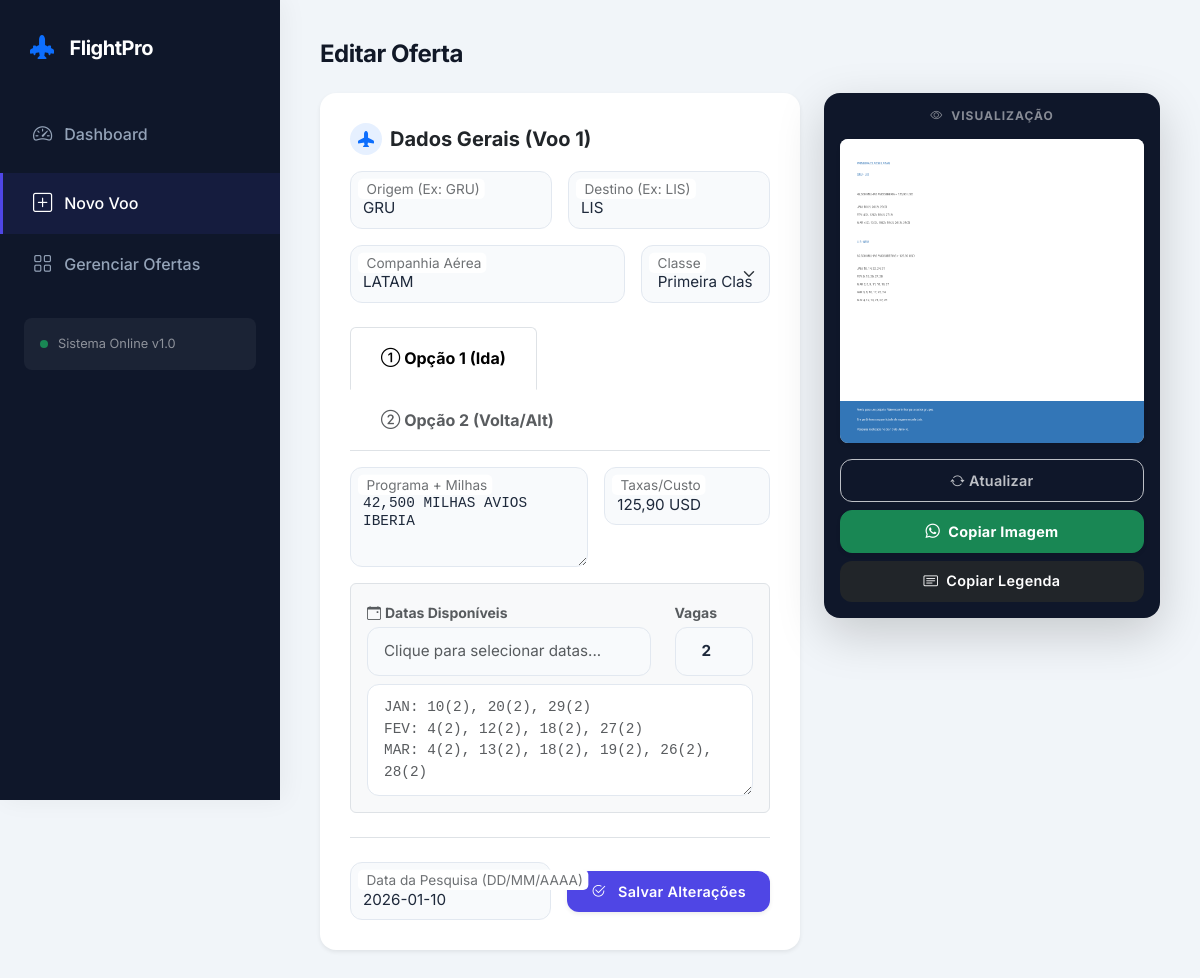
Page /edit/10 (signed in) on the committed database.
### tables this page shows
CREATE TABLE searches (
            id INTEGER PRIMARY KEY AUTOINCREMENT,
            origin TEXT,
            destination TEXT,
            available_dates TEXT,
            program TEXT,
            operator TEXT,
            flight_type TEXT,
            cost REAL,
            search_date TEXT,
            image_path TEXT
        , program_1 TEXT, cost_1 REAL, dates_1 TEXT, program_2 TEXT, cost_2 REAL, dates_2 TEXT, origin_2 TEXT, destination_2 TEXT);

### app.py (the view, shortened to what this page needs)
@app.route('/edit/<int:id>', methods=['GET', 'POST'])
@login_required
def edit_search(id):
    conn = sqlite3.connect(DB_NAME)
    conn.row_factory = sqlite3.Row
    cursor = conn.cursor()
    cursor.execute("SELECT * FROM searches WHERE id = ?", (id,))
    search = cursor.fetchone()
    conn.close()
    return render_template('register.html', search=search)

### app.py (called while the page is built)
@login_manager.user_loader
def load_user(user_id):
    conn = sqlite3.connect(DB_NAME)
    cursor = conn.cursor()
    cursor.execute("SELECT * FROM users WHERE id = ?", (user_id,))
    data = cursor.fetchone()
    conn.close()
    if data:
        return User(id=data[0], username=data[1], password=data[2])
    return None

### templates/register.html (shortened to what this page needs)
{% extends "base.html" %}
{% block content %}
<link rel="stylesheet" href="https://cdn.jsdelivr.net/npm/flatpickr/dist/flatpickr.min.css">
<link rel="stylesheet" type="text/css" href="https://npmcdn.com/flatpickr/dist/themes/dark.css">
<div class="mb-4">
    <h2 class="page-title">{{ 'Editar Oferta' if search else 'Nova Oferta' }}</h2>
</div>
<div class="row g-4">
    <div class="col-lg-7">
        <div class="card-custom border-0 shadow-sm">
            <form id="flightForm" action="{{ url_for('edit_search', id=search['id']) if search else url_for('register') }}" method="POST">
                <div class="d-flex align-items-center mb-3">
                    <div class="bg-primary bg-opacity-10 text-primary rounded-circle p-2 me-2 d-flex align-items-center justify-content-center" style="width: 32px; height: 32px;">
                        <i class="bi bi-airplane-fill"></i>
                    </div>
                    <h5 class="fw-bold mb-0 text-dark">Dados Gerais (Voo 1)</h5>
                </div>
                <div class="row g-3 mb-4">
                    <div class="col-md-6">
                        <div class="form-floating">
                            <input type="text" class="form-control live-input" id="origin" name="origin" placeholder="Origem" required value="{{ search['origin'] if search else '' }}">
                            <label>Origem (Ex: GRU)</label>
                        </div>
                    </div>
                    <div class="col-md-6">
                        <div class="form-floating">
                            <input type="text" class="form-control live-input" id="destination" name="destination" placeholder="Destino" required value="{{ search['destination'] if search else '' }}">
                            <label>Destino (Ex: LIS)</label>
                        </div>
                    </div>
                    <div class="col-md-8">
                        <div class="form-floating">
                            <input type="text" class="form-control live-input" id="operator" name="operator" placeholder="Operador" value="{{ search['operator'] if search else '' }}">
                            <label>Companhia Aérea</label>
                        </div>
                    </div>
                    <div class="col-md-4">
                        <div class="form-floating">
                            <select class="form-select live-input" id="flight_type" name="flight_type">
                                <option value="Primeira Classe" {{ 'selected' if search and search['flight_type'] == 'Primeira Classe' else '' }}>Primeira Classe</option>
                            </select>
                            <label>Classe</label>
                        </div>
                    </div>
                </div>
                <ul class="nav nav-tabs mb-3" id="flightTabs" role="tablist">
                    <li class="nav-item" role="presentation">
                        <button class="nav-link active fw-bold" id="opt1-tab" data-bs-toggle="tab" data-bs-target="#opt1" type="button" role="tab">
                            <i class="bi bi-1-circle me-1"></i> Opção 1 (Ida)
                        </button>
                    </li>
                    <li class="nav-item" role="presentation">
                        <button class="nav-link fw-bold text-muted" id="opt2-tab" data-bs-toggle="tab" data-bs-target="#opt2" type="button" role="tab">
                            <i class="bi bi-2-circle me-1"></i> Opção 2 (Volta/Alt)
                        </button>
                    </li>
                </ul>
                <div class="tab-content border-bottom mb-4 pb-4" id="flightTabsContent">
                    <div class="tab-pane fade show active" id="opt1" role="tabpanel">
                        <div class="row g-3 mb-3">
                            <div class="col-md-7">
                                <div class="form-floating">
                                    <textarea class="form-control live-input" id="program_1" name="program_1" placeholder="Programa" style="height: 100px; font-family: monospace; font-size: 0.9rem;">{{ search['program_1'] if search else (search['program'] if search else '') }}</textarea>
                                    <label>Programa + Milhas</label>
                                </div>
                            </div>
                            <div class="col-md-5">
                                <div class="form-floating">
                                    <input type="text" class="form-control live-input" id="cost_1" name="cost_1" placeholder="Custo" value="{{ search['cost_1'] if search else (search['cost'] if search else '') }}">
                                    <label>Taxas/Custo</label>
                                </div>
                            </div>
                        </div>
                        <div class="bg-light p-3 rounded border">
                            <div class="row align-items-end mb-2">
                                <div class="col-md-9">
                                    <label class="small fw-bold text-muted mb-1"><i class="bi bi-calendar-event me-1"></i>Datas Disponíveis</label>
                                    <input type="text" id="calendarPicker1" class="form-control" placeholder="Clique para selecionar datas...">
                                </div>
                                <div class="col-md-3">
                                    <label class="small fw-bold text-muted mb-1">Vagas</label>
                                    <input type="number" id="seats_1" class="form-control text-center fw-bold" value="2" min="1">
                                </div>
                            </div>
                            <textarea id="dates_1" name="dates_1" class="form-control live-input text-muted" rows="4" style="font-family: monospace; font-size: 0.9rem; background: #fff;" placeholder="As datas aparecerão aqui...">{{ search['dates_1'] if search else (search['available_dates'] if search else '') }}</textarea>
                        </div>
                    </div>
                </div>
                <div class="d-flex justify-content-between align-items-center">
                    <div class="form-floating w-50 me-3">
                        <input type="text" class="form-control live-input" id="search_date" name="search_date" placeholder="DD/MM/AAAA" required value="{{ search['search_date'] if search else '' }}">
                         <label>Data da Pesquisa (DD/MM/AAAA)</label>
                    </div>
                    <button type="submit" class="btn btn-primary-custom btn-lg w-50 shadow-sm">
                        <i class="bi bi-check2-circle me-2"></i> {{ 'Salvar Alterações' if search else 'Gerar Oferta' }}
                    </button>
                </div>
            </form>
        </div>
    </div>
    <div class="col-lg-5">
        <div class="sticky-top" style="top: 20px;">
            <div class="card border-0 text-white text-center p-3 shadow-lg" style="background-color: var(--sidebar-bg); border-radius: 16px;">
                <h6 class="mb-3 text-white-50 text-uppercase fw-bold" style="font-size: 0.75rem; letter-spacing: 1px;">
                    <i class="bi bi-eye me-2"></i>Visualização
                </h6>
                <div class="position-relative bg-white rounded-3 overflow-hidden shadow-sm mx-auto">
                    <img id="previewImage" src="{{ url_for('static', filename='generated/' + search['image_path']) if search else '' }}" class="img-fluid w-100" style="opacity: 0.8; transition: opacity 0.3s;">
                </div>
                <div class="mt-3 d-grid gap-2">
                    <button type="button" class="btn btn-outline-light btn-sm opacity-75" onclick="updatePreview()">
                        <i class="bi bi-arrow-repeat"></i> Atualizar
                    </button>
                    <button type="button" class="btn btn-success fw-bold shadow-sm" onclick="copyImageToClipboard()">
                        <i class="bi bi-whatsapp me-2"></i>Copiar Imagem
                    </button>
                    <button type="button" class="btn btn-dark bg-opacity-50 border-0 btn-sm" onclick="copyCaption()">
                        <i class="bi bi-card-text me-2"></i>Copiar Legenda
                    </button>
                </div>
            </div>
        </div>
    </div>
</div>
{% endblock %}

### templates/base.html (style rules this page uses)
:root { --primary: #4f46e5; --primary-hover: #4338ca; --secondary: #64748b; --bg-body: #f1f5f9; --sidebar-bg: #0f172a; --card-bg: #ffffff; --text-main: #1e293b; --text-muted: #94a3b8; --border-color: #e2e8f0; --radius-md: 12px; --radius-lg: 16px; --shadow-sm: 0 1px 3px 0 rgb(0 0 0 / 0.1), 0 1px 2px -1px rgb(0 0 0 / 0.1); --shadow-md: 0 4px 6px -1px rgb(0 0 0 / 0.1), 0 2px 4px -2px rgb(0 0 0 / 0.1); --shadow-lg: 0 10px 15px -3px rgb(0 0 0 / 0.1), 0 4px 6px -4px rgb(0 0 0 / 0.1); }
body { font-family: 'Inter', sans-serif; background-color: var(--bg-body); color: var(--text-main); -webkit-font-smoothing: antialiased; }
.nav-link { color: var(--text-muted); padding: 16px 30px; font-weight: 500; transition: all 0.3s ease; border-left: 3px solid transparent; display: flex; align-items: center; }
.nav-link i { font-size: 1.2rem; margin-right: 12px; }
.nav-link.active { color: white; background: rgba(79, 70, 229, 0.1); border-left-color: var(--primary); }
.card-custom { background: var(--card-bg); border-radius: var(--radius-lg); border: 1px solid var(--border-color); box-shadow: var(--shadow-sm); padding: 30px; margin-bottom: 25px; transition: box-shadow 0.3s ease; }
.form-control, .form-select { background-color: #f8fafc; border: 1px solid var(--border-color); border-radius: var(--radius-md); padding: 0.75rem 1rem; font-size: 0.95rem; color: var(--text-main); transition: all 0.2s; }
.form-floating > label { color: var(--text-muted); padding-left: 1rem; }
.btn { border-radius: var(--radius-md); padding: 0.6rem 1.2rem; font-weight: 600; font-size: 0.9rem; letter-spacing: 0.3px; transition: all 0.2s; }
.btn-primary-custom { background-color: var(--primary); color: white; border: none; box-shadow: 0 4px 6px -1px rgba(79, 70, 229, 0.4); }
.page-title { font-size: 1.5rem; font-weight: 700; color: #111827; letter-spacing: -0.5px; }

### rows in the picture
searches: origin "GRU", destination "LIS", operator "LATAM", program_1 "42,500 MILHAS AVIOS IBERIA", cost_1 "125,90 USD", dates_1 "JAN: 10(2), 20(2), 29(2) FEV: 4(2), 12(2), 18(2), 27(2) MAR: 4(2), 13(2), 18(2), 19(2), 26(2), 28(2)", search_date "2026-01-10", image_path (picture)

### other values in the picture
{{ 'Editar Oferta' if search else 'Nova Oferta' }} "Editar Oferta"
{{ 'Salvar Alterações' if search else 'Gerar Oferta' }} "Salvar Alterações"
